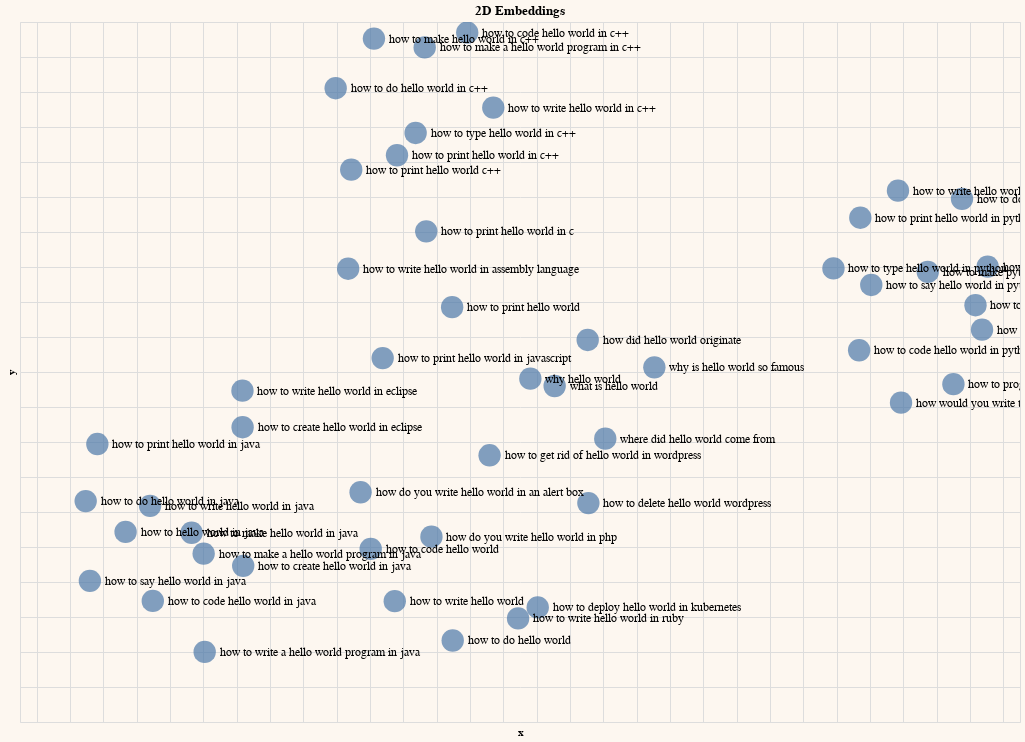

Source (notebook cell):
### Code cell
# Plot the 2-dimension embeddings on a chart
chart = alt.Chart(df).mark_circle(size=500).encode(
  x=
  alt.X('x',
      scale=alt.Scale(zero=False),
      axis=alt.Axis(labels=False, ticks=False, domain=False)
  ),

  y=
  alt.Y('y',
      scale=alt.Scale(zero=False),
      axis=alt.Axis(labels=False, ticks=False, domain=False)
  ),
  
  tooltip=['search_term']
  )

text = chart.mark_text(align='left', dx=15, size=12, color='black'
          ).encode(text='search_term', color= alt.value('black'))

result = (chart + text).configure(background="#FDF7F0"
      ).properties(
      width=1000,
      height=700,
      title="2D Embeddings"
      )

result.interactive()

### Figure 1 — Vega-Lite specification as saved in the notebook (floating-point values rounded to 4 significant figures; data arrays with more than 128 entries replaced by an {"elided": "..."} marker saying what was removed)
{"config": {"view": {"continuousWidth": 400, "continuousHeight": 300}, "background": "#FDF7F0"}, "layer": [{"mark": {"type": "circle", "size": 500}, "encoding": {"tooltip": [{"field": "search_term", "type": "nominal"}], "x": {"axis": {"domain": false, "labels": false, "ticks": false}, "field": "x", "scale": {"zero": false}, "type": "quantitative"}, "y": {"axis": {"domain": false, "labels": false, "ticks": false}, "field": "y", "scale": {"zero": false}, "type": "quantitative"}}, "selection": {"selector001": {"type": "interval", "bind": "scales", "encodings": ["x", "y"]}}}, {"mark": {"type": "text", "align": "left", "color": "black", "dx": 15, "size": 12}, "encoding": {"color": {"value": "black"}, "text": {"field": "search_term", "type": "nominal"}, "tooltip": [{"field": "search_term", "type": "nominal"}], "x": {"axis": {"domain": false, "labels": false, "ticks": false}, "field": "x", "scale": {"zero": false}, "type": "quantitative"}, "y": {"axis": {"domain": false, "labels": false, "ticks": false}, "field": "y", "scale": {"zero": false}, "type": "quantitative"}}}], "data": {"name": "data-55161cb6a3ddeb40b93802592ffc8943"}, "height": 700, "title": "2D Embeddings", "width": 1000, "$schema": "https://vega.github.io/schema/vega-lite/v4.17.0.json", "datasets": {"data-55161cb6a3ddeb40b93802592ffc8943": [{"search_term": "how to print hello world in python", "search_term_embeds": {"elided": "4096 float values"}, "x": 16.54, "y": 6.882}, {"search_term": "what is hello world", "search_term_embeds": {"elided": "4096 float values"}, "x": 14.71, "y": 5.92}, {"search_term": "how do you write hello world in an alert box", "search_term_embeds": {"elided": "4096 float values"}, "x": 13.54, "y": 5.313}, {"search_term": "how to print hello world in java", "search_term_embeds": {"elided": "4096 float values"}, "x": 11.96, "y": 5.588}, {"search_term": "how to write hello world in eclipse", "search_term_embeds": {"elided": "4096 float values"}, "x": 12.83, "y": 5.893}, {"search_term": "how to write hello world in ruby", "search_term_embeds": {"elided": "4096 float values"}, "x": 14.49, "y": 4.592}, {"search_term": "how to write hello world in java", "search_term_embeds": {"elided": "4096 float values"}, "x": 12.28, "y": 5.235}, {"search_term": "why is hello world so famous", "search_term_embeds": {"elided": "4096 float values"}, "x": 15.31, "y": 6.027}, {"search_term": "how to say hello world in python", "search_term_embeds": {"elided": "4096 float values"}, "x": 16.61, "y": 6.497}, {"search_term": "how to write hello world in c++", "search_term_embeds": {"elided": "4096 float values"}, "x": 14.34, "y": 7.511}, {"search_term": "how to write hello world in python", "search_term_embeds": {"elided": "4096 float values"}, "x": 16.77, "y": 7.036}, {"search_term": "how would you write the hello world program in python", "search_term_embeds": {"elided": "4096 float values"}, "x": 16.79, "y": 5.825}, {"search_term": "where did hello world come from", "search_term_embeds": {"elided": "4096 float values"}, "x": 15.01, "y": 5.619}, {"search_term": "how did hello world originate", "search_term_embeds": {"elided": "4096 float values"}, "x": 14.91, "y": 6.183}, {"search_term": "how do you write hello world in php", "search_term_embeds": {"elided": "4096 float values"}, "x": 13.97, "y": 5.059}, {"search_term": "how to code hello world in c++", "search_term_embeds": {"elided": "4096 float values"}, "x": 14.18, "y": 7.94}, {"search_term": "how to deploy hello world in kubernetes", "search_term_embeds": {"elided": "4096 float values"}, "x": 14.61, "y": 4.655}, {"search_term": "how to get rid of hello world in wordpress", "search_term_embeds": {"elided": "4096 float values"}, "x": 14.32, "y": 5.524}, {"search_term": "how to print hello world in c", "search_term_embeds": {"elided": "4096 float values"}, "x": 13.94, "y": 6.804}, {"search_term": "how to print hello world in c++", "search_term_embeds": {"elided": "4096 float values"}, "x": 13.76, "y": 7.239}, {"search_term": "how to print hello world in javascript", "search_term_embeds": {"elided": "4096 float values"}, "x": 13.68, "y": 6.08}, {"search_term": "how to program hello world in python", "search_term_embeds": {"elided": "4096 float values"}, "x": 17.1, "y": 5.93}, {"search_term": "how to run hello world in python", "search_term_embeds": {"elided": "4096 float values"}, "x": 17.23, "y": 6.382}, {"search_term": "how to say hello world in java", "search_term_embeds": {"elided": "4096 float values"}, "x": 11.92, "y": 4.807}, {"search_term": "how to type hello world in c++", "search_term_embeds": {"elided": "4096 float values"}, "x": 13.87, "y": 7.366}, {"search_term": "how to type hello world in python", "search_term_embeds": {"elided": "4096 float values"}, "x": 16.38, "y": 6.592}, {"search_term": "how to write a hello world program in java", "search_term_embeds": {"elided": "4096 float values"}, "x": 12.61, "y": 4.4}, {"search_term": "how to write hello world", "search_term_embeds": {"elided": "4096 float values"}, "x": 13.75, "y": 4.69}, {"search_term": "how to write hello world in assembly language", "search_term_embeds": {"elided": "4096 float values"}, "x": 13.47, "y": 6.59}, {"search_term": "why hello world", "search_term_embeds": {"elided": "4096 float values"}, "x": 14.56, "y": 5.962}, {"search_term": "how to code hello world", "search_term_embeds": {"elided": "4096 float values"}, "x": 13.6, "y": 4.989}, {"search_term": "how to code hello world in java", "search_term_embeds": {"elided": "4096 float values"}, "x": 12.3, "y": 4.692}, {"search_term": "how to code hello world in python", "search_term_embeds": {"elided": "4096 float values"}, "x": 16.53, "y": 6.124}, {"search_term": "how to create hello world in eclipse", "search_term_embeds": {"elided": "4096 float values"}, "x": 12.84, "y": 5.684}, {"search_term": "how to create hello world in java", "search_term_embeds": {"elided": "4096 float values"}, "x": 12.84, "y": 4.892}, {"search_term": "how to create hello world in python", "search_term_embeds": {"elided": "4096 float values"}, "x": 17.27, "y": 6.242}, {"search_term": "how to delete hello world wordpress", "search_term_embeds": {"elided": "4096 float values"}, "x": 14.91, "y": 5.251}, {"search_term": "how to do hello world", "search_term_embeds": {"elided": "4096 float values"}, "x": 14.1, "y": 4.466}, {"search_term": "how to do hello world in c++", "search_term_embeds": {"elided": "4096 float values"}, "x": 13.39, "y": 7.622}, {"search_term": "how to do hello world in java", "search_term_embeds": {"elided": "4096 float values"}, "x": 11.89, "y": 5.262}, {"search_term": "how to do hello world in python", "search_term_embeds": {"elided": "4096 float values"}, "x": 17.15, "y": 6.99}, {"search_term": "how to hello world in java", "search_term_embeds": {"elided": "4096 float values"}, "x": 12.13, "y": 5.086}, {"search_term": "how to make a hello world program in c++", "search_term_embeds": {"elided": "4096 float values"}, "x": 13.93, "y": 7.855}, {"search_term": "how to make a hello world program in java", "search_term_embeds": {"elided": "4096 float values"}, "x": 12.6, "y": 4.962}, {"search_term": "how to make hello world in c++", "search_term_embeds": {"elided": "4096 float values"}, "x": 13.62, "y": 7.905}, {"search_term": "how to make hello world in java", "search_term_embeds": {"elided": "4096 float values"}, "x": 12.53, "y": 5.082}, {"search_term": "how to make hello world in python", "search_term_embeds": {"elided": "4096 float values"}, "x": 17.31, "y": 6.602}, {"search_term": "how to make python say hello world", "search_term_embeds": {"elided": "4096 float values"}, "x": 16.95, "y": 6.572}, {"search_term": "how to print hello world", "search_term_embeds": {"elided": "4096 float values"}, "x": 14.09, "y": 6.37}, {"search_term": "how to print hello world c++", "search_term_embeds": {"elided": "4096 float values"}, "x": 13.49, "y": 7.156}]}}
